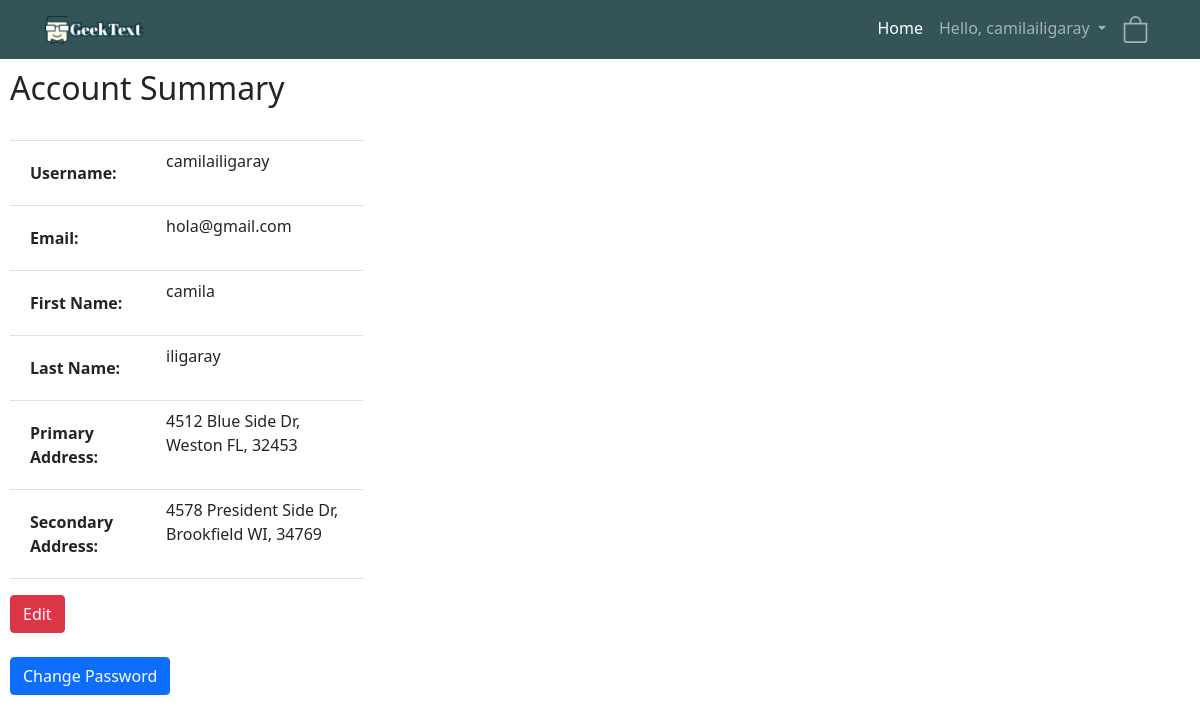
/register/account (signed in), run on the app's committed database.
### register/models.py (models this page shows, shortened)
class Profile(models.Model):
    user = models.OneToOneField(User, on_delete=models.CASCADE, related_name="profile", null=True)
    address = models.CharField(max_length=200)
    homeAddress = models.CharField(max_length=200)
    wishlistCounter = models.IntegerField(default=0)
    def createprofile(sender, instance, created, **kwargs):
        if created:
            userid = instance.id
            Profile.objects.create(user=instance, id=userid)
            ShoppingCart.objects.create(user=instance, id=userid)
            print('Profile and Shopping Cart Created!')
    post_save.connect(createprofile, sender=User)

### register/views.py (the view)
# urls.py: path("account", views.account, name="account"),
def account(request):
    userid = request.user.id
    profile = Profile.objects.get(id=userid)
    user = request.user
    return render(request, "registration/account_summary.html", {"user": user, "profile": profile})

### register/templates/registration/account_summary.html (shortened to what this page needs)
{% extends "onlinelibrary/base.html" %}
{% load crispy_forms_tags %}
{% block content %}
<h2>Account Summary</h2>
<br>
<table id="table_summary" class="table">
    <tr>
        <th>Username:</th>
        <td>{{user.username}}</td>
    </tr>
    <tr>
        <th>Email:</th>
        <td>{{user.email}}</td>
    </tr>
    <tr>
        <th>First Name:</th>
        <td>{{user.first_name}}</td>
    </tr>
    <tr>
        <th>Last Name:</th>
        <td>{{user.last_name}}</td>
    </tr>
    <tr>
        <th>Primary Address:</th>
        <td>{{profile.homeAddress}}</td>
    </tr>
    <tr>
        <th>Secondary Address:</th>
        <td>{{profile.address}}</td>
    </tr>
</table>
<button onclick="window.location.href='http://127.0.0.1:8000/register/edit';" type="button" class="btn btn-danger">
    Edit
</button>
<br>
<br>
<button onclick="window.location.href='http://127.0.0.1:8000/register/change_password';" type="button" class="btn btn-primary">
    Change Password
</button>
{% endblock %}

### onlinelibrary/templates/onlinelibrary/base.html (shortened to what this page needs)
<!DOCTYPE html>
<html lang="en">
<head>
    <link rel="stylesheet" href="https://stackpath.bootstrapcdn.com/bootstrap/4.3.1/css/bootstrap.min.css"
>
    <link href="https://cdn.jsdelivr.net/npm/bootstrap@5.0.0-beta2/dist/css/bootstrap.min.css" rel="stylesheet"
>
  </head>
    {% load static %}
    <link rel="stylesheet" type="text/css" href="{% static 'onlinelibrary/style.css' %}">
</head>
<body>
<nav class="navbar navbar-expand-lg navbar-dark navbar-custom">
    {% if user.is_authenticated %}
    <div class="container-fluid">
        <div class="col">
            <a class="navbar-brand" href="/browse"><img src="/media/bookImages/retry.png" alt="logo" height="75%"
                                                  width="30%"></a>
        </div>
        <div class="col">
            <div class="collapse navbar-collapse" id="navbarNavDropdown">
                <ul class="navbar-nav ml-auto">
                    <li class="nav-item">
                        <a class="nav-link active" aria-current="page" href="/browse">Home</a>
                    </li>
                    <li class="nav-item dropdown">
                        <a class="nav-link dropdown-toggle" href="#" id="navbarDropdownMenuLink" role="button"
                           data-bs-toggle="dropdown" aria-expanded="false">
                            Hello, {{user.username}}
                        </a>
                    </li>
                    <li class="nav-item">
                        <a class="nav-link" href="/ShoppingCart">
                            <svg xmlns="http://www.w3.org/2000/svg" width="27" height="27" fill="currentColor"
                                 class="bi bi-bag"
                                 viewBox="0 0 16 16">
                                <path d="M8 1a2.5 2.5 0 0 1 2.5 2.5V4h-5v-.5A2.5 2.5 0 0 1 8 1zm3.5 3v-.5a3.5 3.5 0 1 0-7 0V4H1v10a2 2 0 0 0 2 2h10a2 2 0 0 0 2-2V4h-3.5zM2 5h12v9a1 1 0 0 1-1 1H3a1 1 0 0 1-1-1V5z"/>
                            </svg>
                        </a>
                    </li>
                </ul>
            </div>
            {% endif %}
        </div>
    </div>
</nav>
<div id="content" , name="content" , class="main">
        {% block content %}
        {% endblock %}
</div>
</body>
</html>

### onlinelibrary/static/onlinelibrary/style.css (style rules this page uses)
.main { margin: 10px; }
.navbar-custom { background-color:#68836a; }

### onlinelibrary/templates/onlinelibrary/base.html (style rules this page uses)
.navbar-custom { background-color:#345458; }

### register/templates/registration/account_summary.html (style rules this page uses)
#table_summary { width: 30%; }
#table_summary th { padding: 20px; }

### data on the page
Profile: homeAddress "4512 Blue Side Dr, Weston FL, 32453", address "4578 President Side Dr, Brookfield WI, 34769"

### other printed values
{{ user.username }} "camilailigaray"
{{ user.email }} "hola@gmail.com"
{{ user.first_name }} "camila"
{{ user.last_name }} "iligaray"
